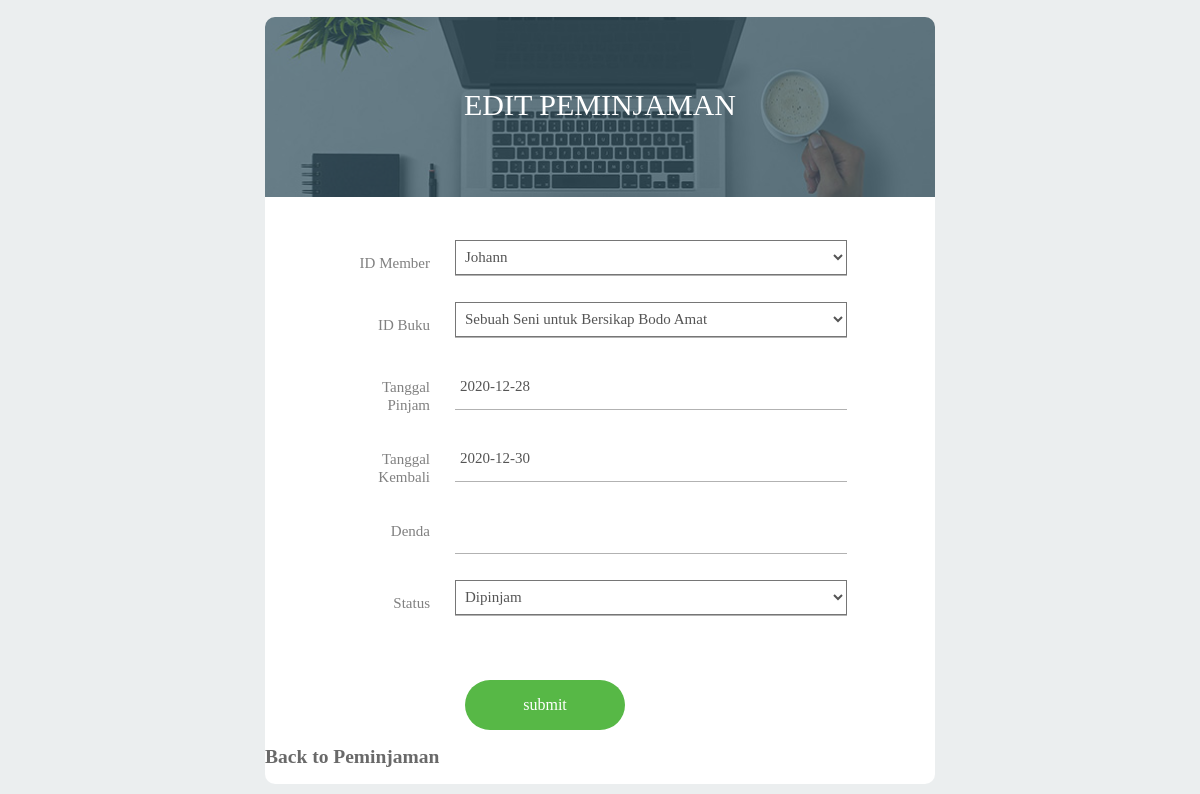
Page /editpeminjaman.php?id_peminjaman=1 (signed in) on the committed database.
### tables this page shows
CREATE TABLE `peminjaman` (
  `id_peminjaman` int(11) NOT NULL,
  `id_user` int(11) NOT NULL,
  `id_buku` int(11) NOT NULL,
  `tanggal_pinjam` date NOT NULL,
  `tanggal_kembali` date NOT NULL,
  `denda` varchar(25) NOT NULL,
  `status` varchar(30) NOT NULL
);

### editpeminjaman.php (the view, shortened to what this page needs)
<?php
include "koneksi.php";
$id_peminjaman = $_GET['id_peminjaman'];
$query = "SELECT * FROM peminjaman WHERE id_peminjaman=$id_peminjaman";
$result = mysqli_query($connect, $query);
while($res = mysqli_fetch_array($result))
{
    $tanggal_pinjam = $res['tanggal_pinjam'];
    $tanggal_kembali = $res['tanggal_kembali'];
	$denda = $res['denda'];
    $status = $res['status'];
}
?>
<!DOCTYPE html>
<html lang="en">
<head>
	<link rel="stylesheet" type="text/css" href="css/util.css">
	<link rel="stylesheet" type="text/css" href="css/main.css">
</head>
<body>
<?php
    include "koneksi.php";
    if (isset($_SESSION['status']) == 'admin') {
        ?>
	<div class="limiter">
	<div class="container-login100">
			<div class="wrap-login100">
				<div class="login100-form-title" style="background-image: url(images/bg-01.jpg);">
					<span class="login100-form-title-1">
						Edit Peminjaman
					</span>
				</div>
				<form class="login100-form validate-form" method="POST" action="editpeminjaman.php">
                    <div class="wrap-input100 validate-input m-b-26" data-validate="Username is required">
                        <span class="label-input100">ID Member</span>
                        <select name="id_user" class="input100" >
                        <?php
                            $a = mysqli_query($connect, "SELECT * FROM user");
                            while($row=mysqli_fetch_array($a))
                            {
                            $id_user=$row['id_user'];
                            $nama =$row['nama'];
                            if($kode==$id_user){
                            $cek="selected";
                            }
                            else{
                            $cek="";
                            }
                            echo"<option value='$id_user' $cek>$nama</option>";
                            }
                            ?>
                        </select>
						<span class="focus-input100"></span>
					</div>
					<div class="wrap-input100 validate-input m-b-26" data-validate="Username is required">
						<span class="label-input100">ID Buku</span>
                        <select name="id_buku" class="input100" >
                        <?php
                            $a = mysqli_query($connect, "SELECT * FROM buku");
                            while($row=mysqli_fetch_array($a))
                            {
                            $id_buku=$row['id_buku'];
                            $nama_buku =$row['nama_buku'];
                            if($kode==$id_buku){
                            $cek="selected";
                            }
                            else{
                            $cek="";
                            }
                            echo"<option value='$id_buku' $cek>$nama_buku</option>";
                            }
                            ?>
                        </select>
						<span class="focus-input100"></span>
					</div>
					<div class="wrap-input100 validate-input m-b-26" data-validate="Username is required">
						<span class="label-input100">Tanggal Pinjam</span>
						<input class="input100" type="text" name="tanggal_pinjam" id="tanggal_pinjam" value="<?php echo $tanggal_pinjam;?>">
                        <span class="focus-input100"></span>
					</div>
					<div class="wrap-input100 validate-input m-b-26" data-validate="Username is required">
                        <span class="label-input100">Tanggal Kembali</span>
						<input class="input100" type="text" name="tanggal_kembali" id="tanggal_kembali" value="<?php echo $tanggal_kembali;?>">
                        <span class="focus-input100"></span>
                    </div>
                    <div class="wrap-input100 validate-input m-b-26" data-validate="Username is required">
						<span class="label-input100">Denda</span>
						<input class="input100" type="text" name="denda" id="denda" value="<?php echo $denda;?>">
                        <span class="focus-input100"></span>
                    </div>
                    <div class="wrap-input100 validate-input m-b-26" data-validate="Username is required">
                        <span class="label-input100">Status</span>
                        <select name="status" class="input100">
                            <option value="Dipinjam" <?php if($status=="Dipinjam") echo 'selected="selected"'; ?>> Dipinjam</option>
                        </select>
                        <span class="focus-input100"></span>
                    </div>
					<div class="container-login100-form-btn p-b-0">
                    </div>
                </form>
                <button class="login100-form-btn" onclick="validate();" style="margin-left: 200px; margin-top: -70px">
							submit
                        </button>
                        <div class="flex-sb-m w-full p-b-0">
						<div class="contact100-form-checkbox">
                        <a href="peminjaman.php" class="txt1">
								<h2>Back to Peminjaman<h2>
                                </a>
						</div>            </br></br></br>
			</div>
		</div>
	</div>
<?php
    }else {
        header("Location: loginadmin.php");
      }
    ?>
</body>
</html>

### css/main.css (style rules this page uses)
* { margin: 0px; padding: 0px; box-sizing: border-box; }
body, html { height: 100%; font-family: Poppins-Regular, sans-serif; }
a { font-family: Poppins-Regular; font-size: 40px; line-height: 1.7; color: #666666; margin: 0px; transition: all 0.4s; -webkit-transition: all 0.4s; -o-transition: all 0.4s; -moz-transition: all 0.4s; }
a:link { text-decoration: none; }
h1,h2,h3,h4,h5,h6 { margin: 0px; }
input { outline: none; border: none; }
button { outline: none !important; border: none; background: transparent; }
.txt1 { font-family: Poppins-Regular; font-size: 13px; line-height: 1.4; color: #696969; }
.limiter { width: 100%; margin: 0 auto; }
.container-login100 { width: 100%; min-height: 100vh; display: -webkit-box; display: -webkit-flex; display: -moz-box; display: -ms-flexbox; display: flex; flex-wrap: wrap; justify-content: center; align-items: center; padding: 15px; background: #ebeeef; }
.wrap-login100 { width: 670px; background: #fff; border-radius: 10px; overflow: hidden; position: relative; }
.login100-form-title { width: 100%; position: relative; z-index: 1; display: -webkit-box; display: -webkit-flex; display: -moz-box; display: -ms-flexbox; display: flex; flex-wrap: wrap; flex-direction: column; align-items: center; background-repeat: no-repeat; background-size: cover; background-position: center; padding: 70px 15px 74px 15px; }
.login100-form-title-1 { font-family: Poppins-Bold; font-size: 30px; color: #fff; text-transform: uppercase; line-height: 1.2; text-align: center; }
.login100-form-title::before { content: ""; display: block; position: absolute; z-index: -1; width: 100%; height: 100%; top: 0; left: 0; background-color: rgba(54,84,99,0.7); }
.login100-form { width: 100%; display: -webkit-box; display: -webkit-flex; display: -moz-box; display: -ms-flexbox; display: flex; flex-wrap: wrap; justify-content: space-between; padding: 43px 88px 93px 190px; }
.wrap-input100 { width: 100%; position: relative; border-bottom: 1px solid #b2b2b2; }
.label-input100 { font-family: Poppins-Regular; font-size: 15px; color: #808080; line-height: 1.2; text-align: right; position: absolute; top: 14px; left: -105px; width: 80px; }
.input100 { font-family: Poppins-Regular; font-size: 15px; color: #555555; line-height: 1.2; display: block; width: 100%; background: transparent; padding: 0 5px; }
.focus-input100 { position: absolute; display: block; width: 100%; height: 100%; top: 0; left: 0; pointer-events: none; }
.focus-input100::before { content: ""; display: block; position: absolute; bottom: -1px; left: 0; width: 0; height: 1px; -webkit-transition: all 0.6s; -o-transition: all 0.6s; -moz-transition: all 0.6s; transition: all 0.6s; background: #57b846; }
input.input100 { height: 45px; }
select.input100 { height: 35px; }
.container-login100-form-btn { width: 100%; display: -webkit-box; display: -webkit-flex; display: -moz-box; display: -ms-flexbox; display: flex; flex-wrap: wrap; }
.login100-form-btn { display: -webkit-box; display: -webkit-flex; display: -moz-box; display: -ms-flexbox; display: flex; justify-content: center; align-items: center; padding: 0 20px; min-width: 160px; height: 50px; background-color: #57b846; border-radius: 25px; font-family: Poppins-Regular; font-size: 16px; color: #fff; line-height: 1.2; -webkit-transition: all 0.4s; -o-transition: all 0.4s; -moz-transition: all 0.4s; transition: all 0.4s; }
.validate-input { position: relative; }

### rows in the picture
peminjaman: tanggal_pinjam "2020-12-28", tanggal_kembali "2020-12-30", status "Dipinjam"

### other values in the picture
form field id_user "Johann"
form field id_buku "Sebuah Seni untuk Bersikap Bodo Amat"
